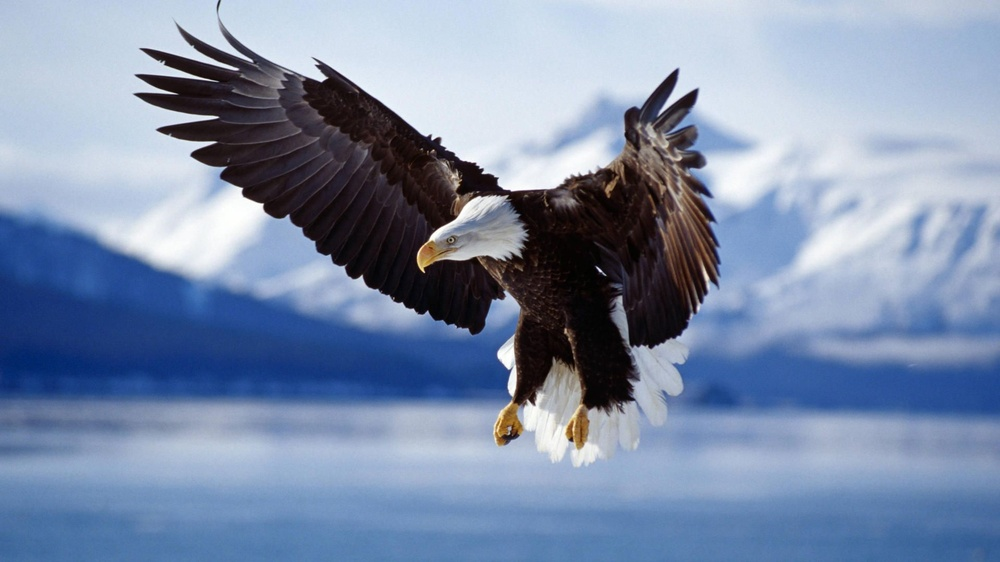
#> input picture images/research_image/eagle.jpeg, 1000 x 562 px, shrunk from 1920 x 1080 before the run
$ python RandomBlur.py
#> lines starting #> are read from the running program, lines starting #| are printed output that depends on the picture; long printed decimals are rounded
import cv2, random
image = cv2.imread("./images/research_image/eagle.jpeg")
#> image is the input picture: shape (562, 1000, 3); mean B, G, R 169.6, 141.4, 125

blur_rate = 0.5
cnt = 0

for x in range(image.shape[0]):
    for y in range(image.shape[1]):
        if random.random() < blur_rate:
            image[x, y] = (random.randint(0, 255), random.randint(0, 255), random.randint(0, 255))
            cnt+=1
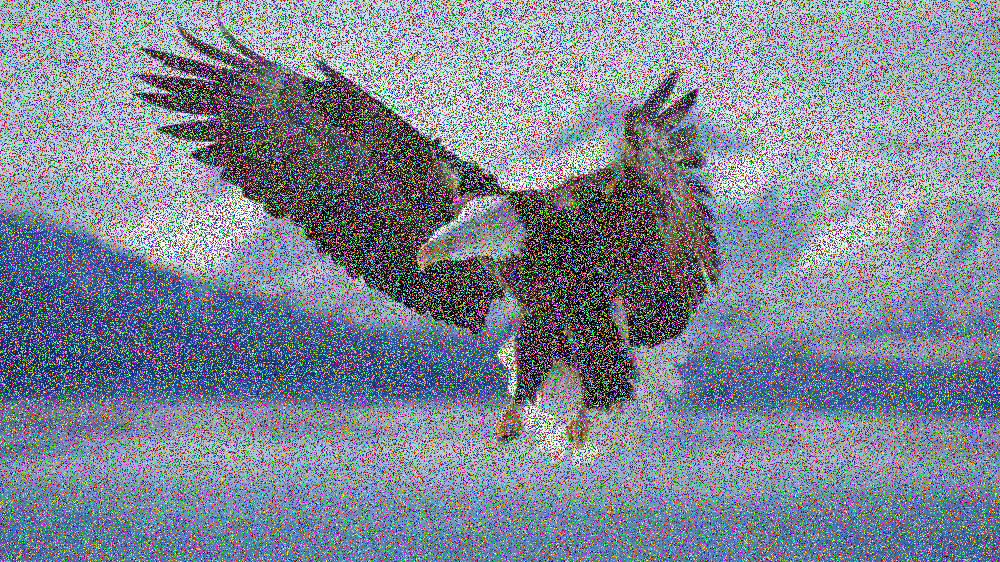
#> image: shape (562, 1000, 3); mean B, G, R 148.6, 134.4, 126.2
#> after the loop, cnt = 281032

print(cnt/(image.shape[0]*image.shape[1])*100)
#| 50.006

cv2.imwrite("./images/randomblur_image/eagle_blur_{r}.png".format(r=blur_rate), image)

$ run again, with images/research_image/zebra.jpg copied over images/research_image/eagle.jpeg
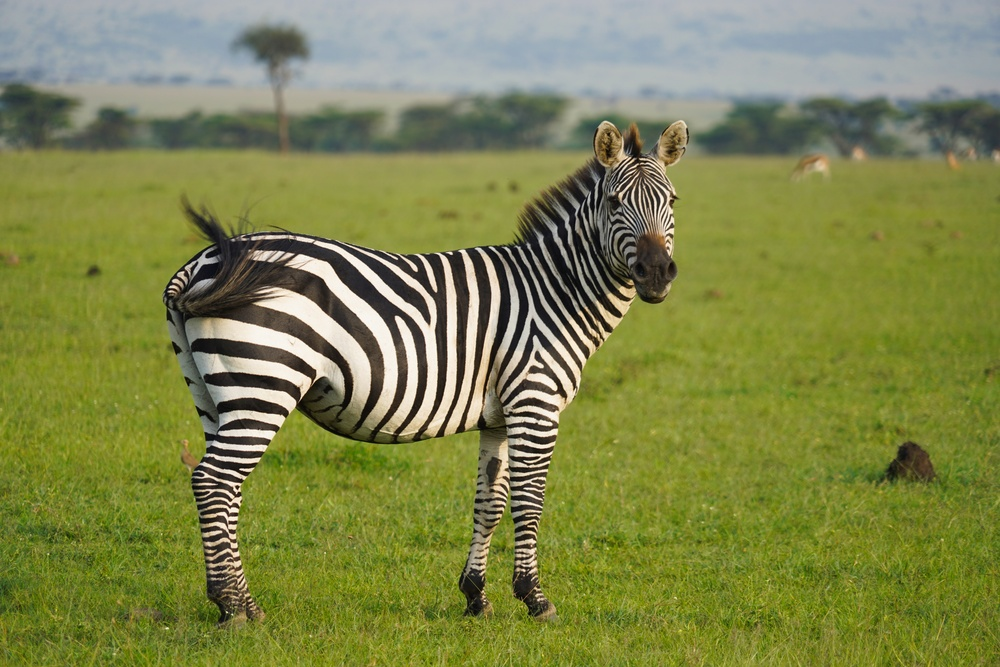
#> input picture images/research_image/zebra.jpg, 1000 x 667 px, shrunk from 6000 x 4000 before the run
#> image is the input picture: shape (667, 1000, 3); mean B, G, R 76.7, 133, 126.6
#> after the loop `for x in range(image.shape[0]):`:
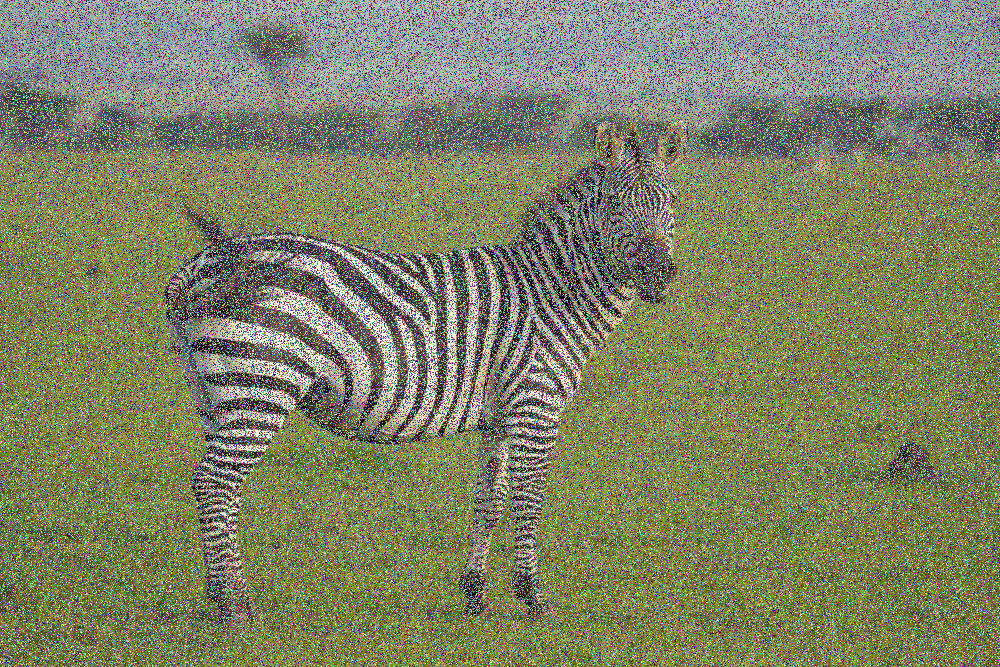
#> image: shape (667, 1000, 3); mean B, G, R 102.1, 130.2, 127
#| 50.001
